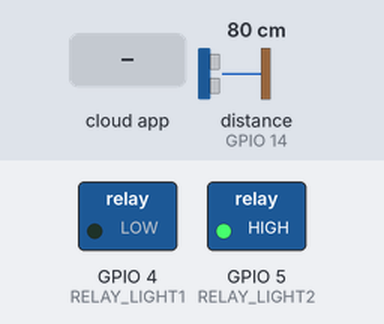
Simulated run of this sketch. Board: ESP32. Shown: switched loads named in the sketch (green lamp = pin HIGH). Wiring (inferred from the names in the program): ultrasonic range finder: trigger GPIO 12; echo GPIO 14. Inputs (shaded band) come from the test bench; at power-on: distance to the obstacle (sensor on GPIO 14) 80 cm. The echo pulse lasts 58.3 µs per cm; WiFi joins after 1.5 s; servers stay silent unless stated; pins used as bus, display or sensor lines are not drawn; what the sketch prints to the serial monitor is not drawn.

Above: at 2.7 s.
2.8 s: the phone or cloud app sets 68cac66fc6e to 1
At 3.7 s:
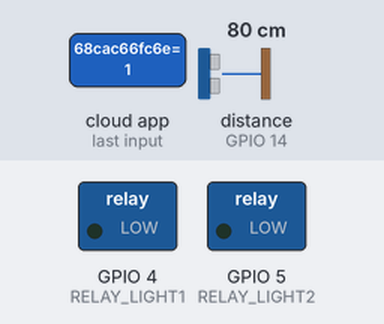
4.5 s: the phone or cloud app sets 68cac6a5b73 to 0
At 5.4 s:
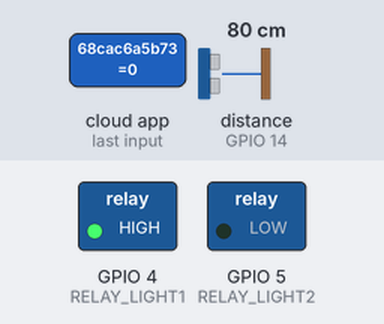
6.0 s: the phone or cloud app sets 68cac6a5b73 to 1
At 7.2 s:
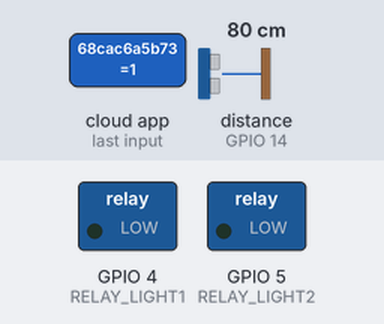
7.5 s: the phone or cloud app sets 68cac66fc6e to 0
At 9.0 s:
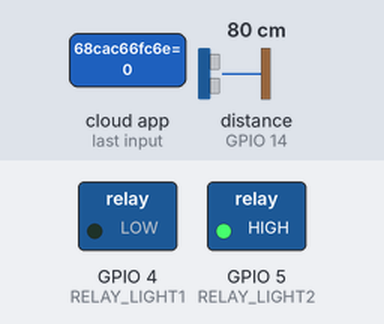
Timing chart, 0 to 10.0 s (numbered marks = the images above; inputs shaded):
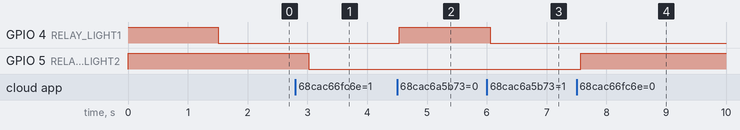

Measured:
- after the input at 2.8 s, GPIO 5 (RELAY_LIGHT2): HIGH → LOW after 0.22 s
- after the input at 4.5 s, GPIO 4 (RELAY_LIGHT1): LOW → HIGH at once
- after the input at 6.0 s, GPIO 4 (RELAY_LIGHT1): HIGH → LOW after 0.05 s
- after the input at 7.5 s, GPIO 5 (RELAY_LIGHT2): LOW → HIGH after 0.07 s

The sketch:

Sinric_Pro_with_Motion_esp32.ino
```cpp
/***************************************************
 * NOVARA SMART HOME - ESP32 + Sinric Pro + Motion Sensor
 * Features:
 *  - Light 1 (Lamp Shed): Auto-on (2 min) when motion detected
 *  - Light 2 (Table Lamp): Manual control via Sinric Pro
 *  - Supports Google Home / Alexa integration
 ***************************************************/

#include <WiFi.h>
#include <SinricPro.h>
#include <SinricProSwitch.h>

#define WIFI_SSID     "SONY"
#define WIFI_PASS     "*******"
#define APP_KEY       "a7c67fef81cb016e"
#define APP_SECRET    "e653f9ce-44e5-429a-b161-81ee7ef"

#define LAMP1_ID      "68cac6a5b73"   // Lamp Shed
#define LAMP2_ID      "68cac66fc6e"   // Table Lamp


// ---------------- Pin Setup -----------------
#define RELAY_LIGHT1    4     // GPIO4 -> Relay 1 (Lamp Shed)
#define RELAY_LIGHT2    5     // GPIO5 -> Relay 2 (Table Lamp)
#define TRIG_PIN        12    // GPIO12 -> Ultrasonic TRIG
#define ECHO_PIN        14    // GPIO14 -> Ultrasonic ECHO

// ------------------------------------------------
#define MOTION_DISTANCE_CM 100   // Detect motion within 1 meter
#define AUTO_OFF_TIME 15000     // 15 sec (in milliseconds)

unsigned long lastMotionTime = 0;
bool light1On = false;

// ---------- WiFi + Sinric Pro Setup ----------
void setupWiFi() {
  Serial.print("Connecting to WiFi...");
  WiFi.begin(WIFI_SSID, WIFI_PASS);
  while (WiFi.status() != WL_CONNECTED) {
    delay(500);
    Serial.print(".");
  }
  Serial.println("\nWiFi Connected!");
}

// ---------- Distance Measurement ----------
long getDistance() {
  digitalWrite(TRIG_PIN, LOW);
  delayMicroseconds(2);
  digitalWrite(TRIG_PIN, HIGH);
  delayMicroseconds(10);
  digitalWrite(TRIG_PIN, LOW);
  long duration = pulseIn(ECHO_PIN, HIGH);
  long distance = duration * 0.034 / 2;
  return distance;
}

// ---------- Light Control via Sinric ----------
bool onPowerState(const String &deviceId, bool &state) {
  if (deviceId == LAMP1_ID) {
    digitalWrite(RELAY_LIGHT1, state ? LOW : HIGH);
    Serial.printf("Lamp Shed turned %s via Sinric Pro\n", state ? "ON" : "OFF");
  } else if (deviceId == LAMP2_ID) {
    digitalWrite(RELAY_LIGHT2, state ? LOW : HIGH);
    Serial.printf("Table Lamp turned %s via Sinric Pro\n", state ? "ON" : "OFF");
  }
  return true;
}

void setupSinric() {
  SinricProSwitch &lamp1 = SinricPro[LAMP1_ID];
  lamp1.onPowerState(onPowerState);

  SinricProSwitch &lamp2 = SinricPro[LAMP2_ID];
  lamp2.onPowerState(onPowerState);

  SinricPro.onConnected([] { Serial.println("Connected to Sinric Pro!"); });
  SinricPro.onDisconnected([] { Serial.println("Disconnected from Sinric Pro"); });

  SinricPro.begin(APP_KEY, APP_SECRET);
}

// ---------------- Setup ----------------
void setup() {
  Serial.begin(115200);

  pinMode(RELAY_LIGHT1, OUTPUT);
  pinMode(RELAY_LIGHT2, OUTPUT);
  pinMode(TRIG_PIN, OUTPUT);
  pinMode(ECHO_PIN, INPUT);

  digitalWrite(RELAY_LIGHT1, HIGH);  // off
  digitalWrite(RELAY_LIGHT2, HIGH);  // off

  setupWiFi();
  setupSinric();
}

// ---------------- Loop ----------------
void loop() {
  SinricPro.handle();

  long distance = getDistance();

  if (distance > 0 && distance < MOTION_DISTANCE_CM) {
    Serial.println("Motion detected!");
    if (!light1On) {
      digitalWrite(RELAY_LIGHT1, LOW);  // Turn ON Lamp Shed
      light1On = true;
      lastMotionTime = millis();
    }
  }

  if (light1On && (millis() - lastMotionTime > AUTO_OFF_TIME)) {
    digitalWrite(RELAY_LIGHT1, HIGH);  // Turn OFF Lamp Shed
    light1On = false;
    Serial.println("Lamp Shed OFF after 2 min");
  }

  delay(500);
}
```
